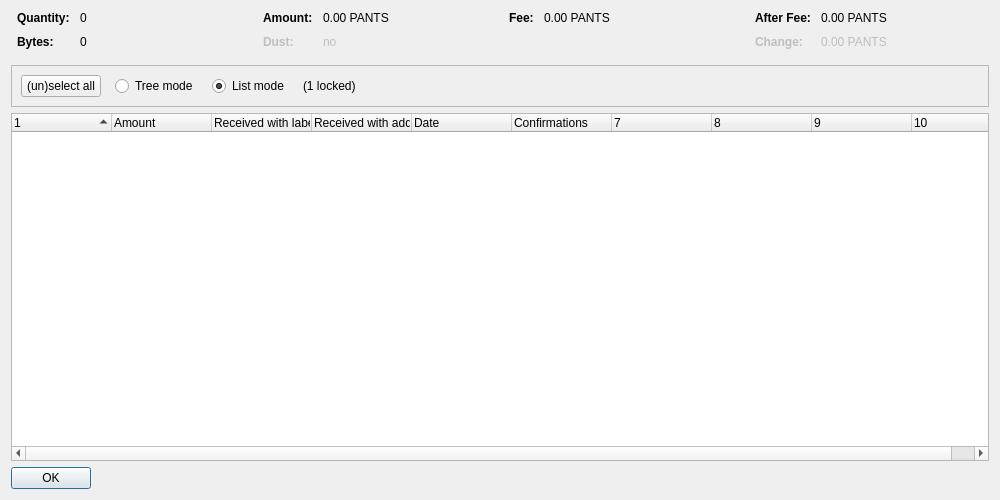
<?xml version="1.0" encoding="UTF-8"?>
<ui version="4.0">
 <class>CoinControlDialog</class>
 <widget class="QDialog" name="CoinControlDialog">
  <property name="geometry">
   <rect>
    <x>0</x>
    <y>0</y>
    <width>1000</width>
    <height>500</height>
   </rect>
  </property>
  <property name="windowTitle">
   <string>Coin Selection</string>
  </property>
  <layout class="QVBoxLayout" name="verticalLayout">
   <item>
    <layout class="QHBoxLayout" name="horizontalLayoutTop" stretch="0,0,0,0">
     <property name="topMargin">
      <number>0</number>
     </property>
     <property name="bottomMargin">
      <number>10</number>
     </property>
     <item>
      <layout class="QFormLayout" name="formLayoutCoinControl1">
       <property name="horizontalSpacing">
        <number>10</number>
       </property>
       <property name="verticalSpacing">
        <number>10</number>
       </property>
       <property name="leftMargin">
        <number>6</number>
       </property>
       <property name="rightMargin">
        <number>6</number>
       </property>
       <item row="0" column="0">
        <widget class="QLabel" name="labelCoinControlQuantityText">
         <property name="font">
          <font>
           <weight>75</weight>
           <bold>true</bold>
          </font>
         </property>
         <property name="text">
          <string>Quantity:</string>
         </property>
        </widget>
       </item>
       <item row="0" column="1">
        <widget class="QLabel" name="labelCoinControlQuantity">
         <property name="cursor">
          <cursorShape>IBeamCursor</cursorShape>
         </property>
         <property name="contextMenuPolicy">
          <enum>Qt::ActionsContextMenu</enum>
         </property>
         <property name="text">
          <string notr="true">0</string>
         </property>
         <property name="textInteractionFlags">
          <set>Qt::LinksAccessibleByMouse|Qt::TextSelectableByKeyboard|Qt::TextSelectableByMouse</set>
         </property>
        </widget>
       </item>
       <item row="1" column="0">
        <widget class="QLabel" name="labelCoinControlBytesText">
         <property name="font">
          <font>
           <weight>75</weight>
           <bold>true</bold>
          </font>
         </property>
         <property name="text">
          <string>Bytes:</string>
         </property>
        </widget>
       </item>
       <item row="1" column="1">
        <widget class="QLabel" name="labelCoinControlBytes">
         <property name="cursor">
          <cursorShape>IBeamCursor</cursorShape>
         </property>
         <property name="contextMenuPolicy">
          <enum>Qt::ActionsContextMenu</enum>
         </property>
         <property name="text">
          <string notr="true">0</string>
         </property>
         <property name="textInteractionFlags">
          <set>Qt::LinksAccessibleByMouse|Qt::TextSelectableByKeyboard|Qt::TextSelectableByMouse</set>
         </property>
        </widget>
       </item>
      </layout>
     </item>
     <item>
      <layout class="QFormLayout" name="formLayoutCoinControl2">
       <property name="horizontalSpacing">
        <number>10</number>
       </property>
       <property name="verticalSpacing">
        <number>10</number>
       </property>
       <property name="leftMargin">
        <number>6</number>
       </property>
       <property name="rightMargin">
        <number>6</number>
       </property>
       <item row="0" column="0">
        <widget class="QLabel" name="labelCoinControlAmountText">
         <property name="font">
          <font>
           <weight>75</weight>
           <bold>true</bold>
          </font>
         </property>
         <property name="text">
          <string>Amount:</string>
         </property>
        </widget>
       </item>
       <item row="0" column="1">
        <widget class="QLabel" name="labelCoinControlAmount">
         <property name="cursor">
          <cursorShape>IBeamCursor</cursorShape>
         </property>
         <property name="contextMenuPolicy">
          <enum>Qt::ActionsContextMenu</enum>
         </property>
         <property name="text">
          <string notr="true">0.00 PANTS</string>
         </property>
         <property name="textInteractionFlags">
          <set>Qt::LinksAccessibleByMouse|Qt::TextSelectableByKeyboard|Qt::TextSelectableByMouse</set>
         </property>
        </widget>
       </item>
       <item row="1" column="0">
        <widget class="QLabel" name="labelCoinControlLowOutputText">
         <property name="enabled">
          <bool>false</bool>
         </property>
         <property name="font">
          <font>
           <weight>75</weight>
           <bold>true</bold>
          </font>
         </property>
         <property name="text">
          <string>Dust:</string>
         </property>
        </widget>
       </item>
       <item row="1" column="1">
        <widget class="QLabel" name="labelCoinControlLowOutput">
         <property name="enabled">
          <bool>false</bool>
         </property>
         <property name="cursor">
          <cursorShape>IBeamCursor</cursorShape>
         </property>
         <property name="contextMenuPolicy">
          <enum>Qt::ActionsContextMenu</enum>
         </property>
         <property name="text">
          <string notr="true">no</string>
         </property>
         <property name="textInteractionFlags">
          <set>Qt::LinksAccessibleByMouse|Qt::TextSelectableByKeyboard|Qt::TextSelectableByMouse</set>
         </property>
        </widget>
       </item>
      </layout>
     </item>
     <item>
      <layout class="QFormLayout" name="formLayoutCoinControl3">
       <property name="horizontalSpacing">
        <number>10</number>
       </property>
       <property name="verticalSpacing">
        <number>10</number>
       </property>
       <property name="leftMargin">
        <number>6</number>
       </property>
       <property name="rightMargin">
        <number>6</number>
       </property>
       <item row="0" column="0">
        <widget class="QLabel" name="labelCoinControlFeeText">
         <property name="font">
          <font>
           <weight>75</weight>
           <bold>true</bold>
          </font>
         </property>
         <property name="text">
          <string>Fee:</string>
         </property>
        </widget>
       </item>
       <item row="0" column="1">
        <widget class="QLabel" name="labelCoinControlFee">
         <property name="cursor">
          <cursorShape>IBeamCursor</cursorShape>
         </property>
         <property name="contextMenuPolicy">
          <enum>Qt::ActionsContextMenu</enum>
         </property>
         <property name="text">
          <string notr="true">0.00 PANTS</string>
         </property>
         <property name="textInteractionFlags">
          <set>Qt::LinksAccessibleByMouse|Qt::TextSelectableByKeyboard|Qt::TextSelectableByMouse</set>
         </property>
        </widget>
       </item>
      </layout>
     </item>
     <item>
      <layout class="QFormLayout" name="formLayoutCoinControl4">
       <property name="horizontalSpacing">
        <number>10</number>
       </property>
       <property name="verticalSpacing">
        <number>10</number>
       </property>
       <property name="leftMargin">
        <number>6</number>
       </property>
       <property name="rightMargin">
        <number>6</number>
       </property>
       <item row="0" column="0">
        <widget class="QLabel" name="labelCoinControlAfterFeeText">
         <property name="font">
          <font>
           <weight>75</weight>
           <bold>true</bold>
          </font>
         </property>
         <property name="text">
          <string>After Fee:</string>
         </property>
        </widget>
       </item>
       <item row="0" column="1">
        <widget class="QLabel" name="labelCoinControlAfterFee">
         <property name="cursor">
          <cursorShape>IBeamCursor</cursorShape>
         </property>
         <property name="contextMenuPolicy">
          <enum>Qt::ActionsContextMenu</enum>
         </property>
         <property name="text">
          <string notr="true">0.00 PANTS</string>
         </property>
         <property name="textInteractionFlags">
          <set>Qt::LinksAccessibleByMouse|Qt::TextSelectableByKeyboard|Qt::TextSelectableByMouse</set>
         </property>
        </widget>
       </item>
       <item row="1" column="0">
        <widget class="QLabel" name="labelCoinControlChangeText">
         <property name="enabled">
          <bool>false</bool>
         </property>
         <property name="font">
          <font>
           <weight>75</weight>
           <bold>true</bold>
          </font>
         </property>
         <property name="text">
          <string>Change:</string>
         </property>
        </widget>
       </item>
       <item row="1" column="1">
        <widget class="QLabel" name="labelCoinControlChange">
         <property name="enabled">
          <bool>false</bool>
         </property>
         <property name="cursor">
          <cursorShape>IBeamCursor</cursorShape>
         </property>
         <property name="contextMenuPolicy">
          <enum>Qt::ActionsContextMenu</enum>
         </property>
         <property name="text">
          <string notr="true">0.00 PANTS</string>
         </property>
         <property name="textInteractionFlags">
          <set>Qt::LinksAccessibleByMouse|Qt::TextSelectableByKeyboard|Qt::TextSelectableByMouse</set>
         </property>
        </widget>
       </item>
      </layout>
     </item>
    </layout>
   </item>
   <item>
    <widget class="QFrame" name="frame">
     <property name="minimumSize">
      <size>
       <width>0</width>
       <height>40</height>
      </size>
     </property>
     <property name="frameShape">
      <enum>QFrame::StyledPanel</enum>
     </property>
     <property name="frameShadow">
      <enum>QFrame::Sunken</enum>
     </property>
     <layout class="QHBoxLayout" name="horizontalLayout">
      <item>
       <layout class="QHBoxLayout" name="horizontalLayoutPanel" stretch="0,0,0,0,0">
        <property name="spacing">
         <number>14</number>
        </property>
        <item>
         <widget class="QPushButton" name="pushButtonSelectAll">
          <property name="sizePolicy">
           <sizepolicy hsizetype="Maximum" vsizetype="Fixed">
            <horstretch>0</horstretch>
            <verstretch>0</verstretch>
           </sizepolicy>
          </property>
          <property name="text">
           <string>(un)select all</string>
          </property>
          <property name="autoDefault">
           <bool>false</bool>
          </property>
         </widget>
        </item>
        <item>
         <widget class="QRadioButton" name="radioTreeMode">
          <property name="sizePolicy">
           <sizepolicy hsizetype="Maximum" vsizetype="Fixed">
            <horstretch>0</horstretch>
            <verstretch>0</verstretch>
           </sizepolicy>
          </property>
          <property name="text">
           <string>Tree mode</string>
          </property>
         </widget>
        </item>
        <item>
         <widget class="QRadioButton" name="radioListMode">
          <property name="sizePolicy">
           <sizepolicy hsizetype="Maximum" vsizetype="Fixed">
            <horstretch>0</horstretch>
            <verstretch>0</verstretch>
           </sizepolicy>
          </property>
          <property name="text">
           <string>List mode</string>
          </property>
          <property name="checked">
           <bool>true</bool>
          </property>
         </widget>
        </item>
        <item>
         <widget class="QLabel" name="labelLocked">
          <property name="text">
           <string notr="true">(1 locked)</string>
          </property>
         </widget>
        </item>
        <item>
         <spacer name="horizontalSpacer">
          <property name="orientation">
           <enum>Qt::Horizontal</enum>
          </property>
          <property name="sizeHint" stdset="0">
           <size>
            <width>40</width>
            <height>20</height>
           </size>
          </property>
         </spacer>
        </item>
       </layout>
      </item>
     </layout>
    </widget>
   </item>
   <item>
    <widget class="CoinControlTreeWidget" name="treeWidget">
     <property name="contextMenuPolicy">
      <enum>Qt::CustomContextMenu</enum>
     </property>
     <property name="sortingEnabled">
      <bool>false</bool>
     </property>
     <property name="columnCount">
      <number>10</number>
     </property>
     <attribute name="headerShowSortIndicator" stdset="0">
      <bool>true</bool>
     </attribute>
     <attribute name="headerStretchLastSection">
      <bool>false</bool>
     </attribute>
     <column>
      <property name="text">
       <string/>
      </property>
     </column>
     <column>
      <property name="text">
       <string>Amount</string>
      </property>
     </column>
     <column>
      <property name="text">
       <string>Received with label</string>
      </property>
     </column>
     <column>
      <property name="text">
       <string>Received with address</string>
      </property>
     </column>
     <column>
      <property name="text">
       <string>Date</string>
      </property>
     </column>
     <column>
      <property name="text">
       <string>Confirmations</string>
      </property>
      <property name="toolTip">
       <string>Confirmed</string>
      </property>
     </column>
     <column>
      <property name="text">
       <string/>
      </property>
     </column>
     <column>
      <property name="text">
       <string/>
      </property>
     </column>
     <column>
      <property name="text">
       <string/>
      </property>
     </column>
     <column>
      <property name="text">
       <string/>
      </property>
     </column>
    </widget>
   </item>
   <item>
    <widget class="QDialogButtonBox" name="buttonBox">
     <property name="sizePolicy">
      <sizepolicy hsizetype="Maximum" vsizetype="Fixed">
       <horstretch>0</horstretch>
       <verstretch>0</verstretch>
      </sizepolicy>
     </property>
     <property name="orientation">
      <enum>Qt::Horizontal</enum>
     </property>
     <property name="standardButtons">
      <set>QDialogButtonBox::Ok</set>
     </property>
    </widget>
   </item>
  </layout>
 </widget>
 <customwidgets>
  <customwidget>
   <class>CoinControlTreeWidget</class>
   <extends>QTreeWidget</extends>
   <header>coincontroltreewidget.h</header>
  </customwidget>
 </customwidgets>
 <resources/>
 <connections/>
</ui>
